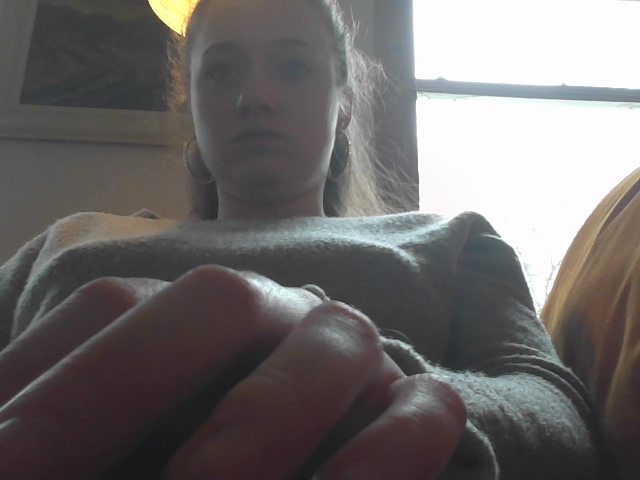
#> input picture opencv_frame_for_skin_detection.png, 640 x 480 px, given in place of the camera
$ python ImageDifferenceDetections.py   (older library calls are emulated)
#> lines starting #> are read from the running program, lines starting #| are printed output that depends on the picture; after the words box and inside, x2 and y2 are one past the last pixel; in counts of white or black regions, pixels touching at a corner belong together
import cv2
import numpy as np
import time
def main():
	frame1 = []
	counterForFrames = 0
	cam = cv2.VideoCapture(0)
	while(cam.isOpened()):
		ret, img = cam.read()
#> img is the input picture: shape (480, 640, 3); mean B, G, R 105.9, 106.6, 110
		if ret == True:
			if len(frame1)== 0:
				counterForFrames = counterForFrames+1
				print(counterForFrames)

			img = cv2.flip(img, 1)
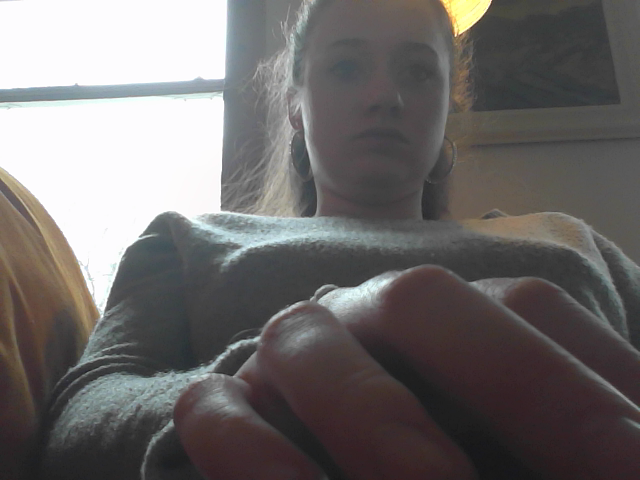
#> img: shape (480, 640, 3); mean B, G, R 105.9, 106.6, 110
			hsv = cv2.cvtColor(img,cv2.COLOR_BGR2HSV)
#> hsv: shape (480, 640, 3); mean H, S, V 80.1, 25.7, 112
			mask = cv2.inRange(hsv,np.array([2,50,50]), np.array([15,255,255]))
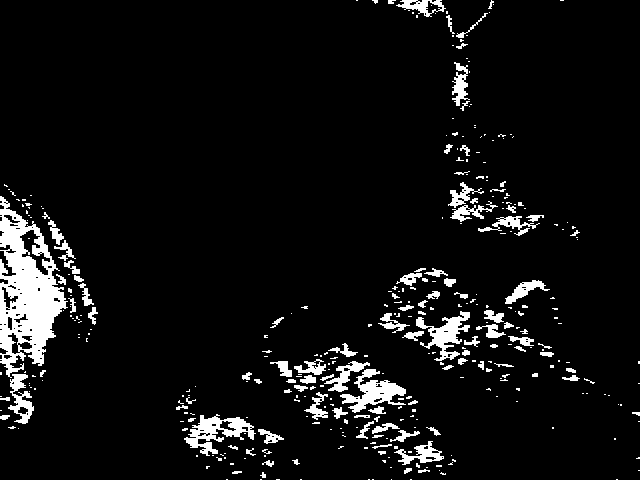
#> mask: shape (480, 640); 6.7% white; 368 white regions (260 under 20 px)
			mask = cv2.GaussianBlur(mask,(15,15),0)
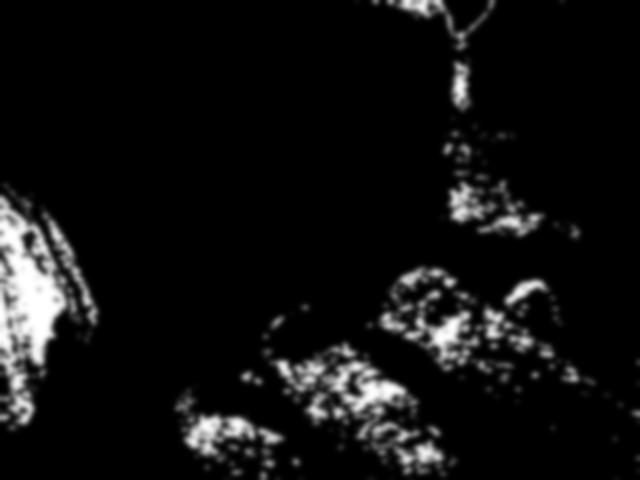
#> mask: shape (480, 640); min 0, max 255, mean 17.1
			xo,contours,hierachy = cv2.findContours(mask,2,1)
#> contours = 26 contours, 4 with area under 20; largest, box (x1, y1, x2, y2) and area: (362, 261, 601, 408) 16959, (0, 178, 104, 436) 15893, (256, 299, 462, 480) 15713, (436, 119, 586, 245) 8319, (170, 381, 290, 480) 6613
			print(len(frame1) == 0,counterForFrames > 30,(len(frame1) == 0 and counterForFrames > 30))
			if (len(frame1) == 0 and counterForFrames > 30):
				print('here')
				frame1 = mask
			cv2.imshow('Frame',mask)
			if (len(frame1)!=0):

				cv2.imshow('Orig', frame1)
				aminusb = cv2.subtract(mask, frame1)
				cv2.imshow('Difference', aminusb)
			if cv2.waitKey(25) & 0xFF == ord('q'):
#> (key q is pressed here)
				break
		else:
			break
	cam.release()


if __name__ == '__main__':
	main()
